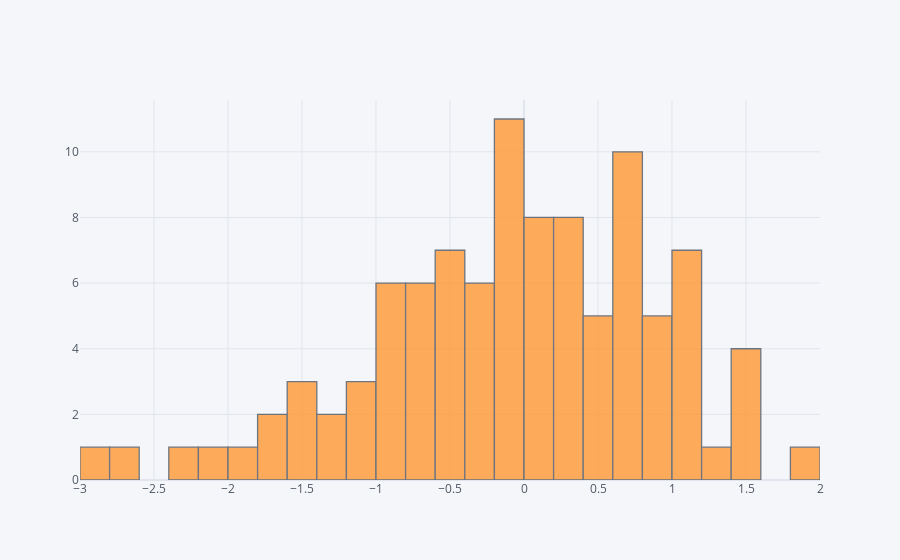

The notebook cell this image was saved under:
### Markdown cell above
## histogram

### Code cell
df['A'].iplot(kind='hist',bins=25)

### Figure 1 — Plotly figure (JSON) as saved in the notebook; plotly's stock layout.template omitted (floating-point values rounded to 4 significant figures)
{"data": [{"histfunc": "count", "histnorm": "", "marker": {"color": "rgba(255, 153, 51, 1.0)", "line": {"color": "#4D5663", "width": 1.3}}, "name": "A", "nbinsx": 25, "opacity": 0.8, "orientation": "v", "type": "histogram", "x": [1.163, 0.4007, -0.2957, -0.0517, 0.009108, -0.6956, -0.3591, -1.563, 0.2804, 0.6901, -2.757, -0.07968, 1.833, 1.43, 0.1253, -0.4977, -0.8564, 1.435, -1.266, 0.7891, -1.462, 0.815, -1.172, -0.6705, -1.434, -0.0146, 0.7436, -2.849, 0.4916, -0.4505, 0.2888, 0.3319, -0.04709, -0.9994, 1.121, 1.193, -1.103, -0.5547, 0.1395, 1.301, -1.24, 0.6203, 0.9381, -0.144, -0.9241, -0.8282, -0.1196, -0.5, 0.982, -0.1161, 0.4576, 0.4935, -0.5434, -1.79, 0.3204, -0.6331, 0.03545, 0.288, 0.1271, 1.139, -0.05897, 1.596, 0.04304, -0.8023, 0.9614, -0.3974, 0.2793, -0.3622, 1.039, 0.7683, -0.03247, -0.2834, -2.326, 0.3601, -0.8975, 0.07628, 0.3616, -0.1783, -0.6768, 1.536, -0.442, -0.7094, 0.6476, -0.05694, -2.094, 1.152, 0.4395, 1.02, 0.8259, -0.4372, -1.887, 0.6349, -1.786, 0.1333, -0.6354, -1.005, -0.2494, 0.702, 0.6036, 0.6024]}], "layout": {"barmode": "overlay", "legend": {"bgcolor": "#F5F6F9", "font": {"color": "#4D5663"}}, "paper_bgcolor": "#F5F6F9", "plot_bgcolor": "#F5F6F9", "title": {"font": {"color": "#4D5663"}}, "xaxis": {"gridcolor": "#E1E5ED", "showgrid": true, "tickfont": {"color": "#4D5663"}, "title": {"font": {"color": "#4D5663"}, "text": ""}, "zerolinecolor": "#E1E5ED"}, "yaxis": {"gridcolor": "#E1E5ED", "showgrid": true, "tickfont": {"color": "#4D5663"}, "title": {"font": {"color": "#4D5663"}, "text": ""}, "zerolinecolor": "#E1E5ED"}}}
